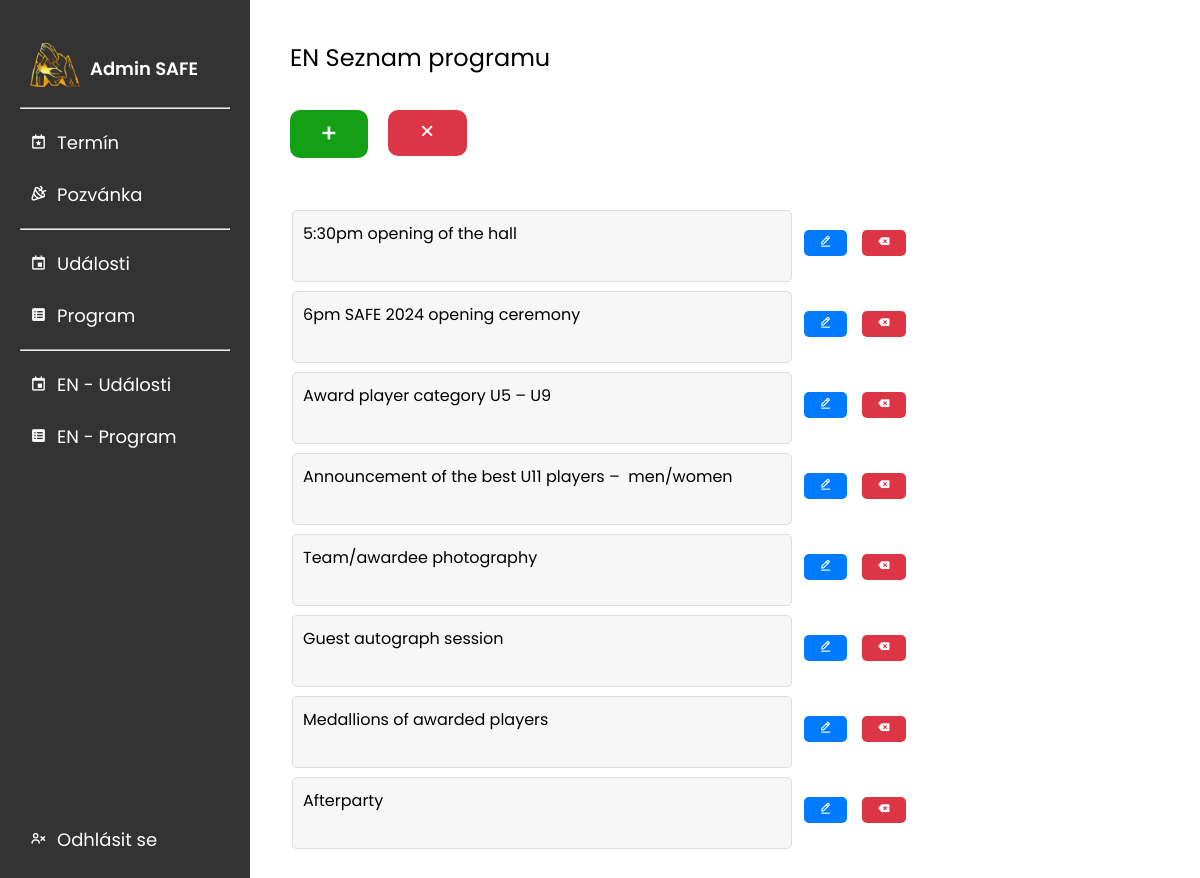
The page /admin/EN/program/index.php (signed in) on the database its author committed.
### tables this page shows
CREATE TABLE `programmeen` (
  `id` int(11) NOT NULL AUTO_INCREMENT,
  `description` text DEFAULT NULL,
  `created_at` timestamp NOT NULL DEFAULT current_timestamp(),
  PRIMARY KEY (`id`)
);

### admin/EN/program/index.php (the view, shortened to what this page needs)
<!DOCTYPE html>
<html lang="cs">
<head>
    <?php include '../../../skeleton/head.php' ?>
</head>
<body>
<?php include '../../../skeleton/headerAdmin.php' ?>
<div class="content">
    <h2>EN Seznam programu</h2><br>
    <div class="extraButtons">
        <a href="pridat/" class="addButton">+</a>
        <form method="POST" action="./" onsubmit="return confirmDeleteAll(this);">
            <button type="submit" name="delete_all_programme" class="deleteButton"><i class="bx bx-x"></i></button>
        </form>
    </div>
    <br><br>
    <?php
    $servername = "localhost";
    $username = "root";
    $password = "";
    $dbname = "mywebsite";
    $conn = new mysqli($servername, $username, $password, $dbname);
    $sql = "SELECT id, description FROM programmeen";
    $result = $conn->query($sql);
    if ($result->num_rows > 0) {
        echo "<table>";
        while ($row = $result->fetch_assoc()) {
            $row_id = $row['id'];
            echo "<tr id='row-$row_id'>";
            echo "<form method='POST' class='edit-form'>";
            echo "<td class='programmeDes'><textarea name='description' readonly>" . htmlspecialchars($row['description']) . "</textarea></td>";
            echo "<td class='action-buttons programmeButtons'>";
            echo "<button class='edit-btn' type='button' data-editing='false' onclick='toggleEdit(this, $row_id)'><i class='bx bx-edit-alt'></i></button>";
            echo "</form>";
            echo "<form method='POST' onsubmit='confirmDeleteRow(this); return false;'>";
            echo "<button class='delete-btn' type='submit'><i class='bx bxs-tag-x'></i></button>";
            echo "</form>";
            echo "</tr>";
        }
        echo "</table>";
    } else {
        echo "Žádný program není k dispozici.";
    }
    ?>
</div>
</body>
</html>

### css/style.css (style rules this page uses)
* { margin: 0; padding: 0; box-sizing: border-box; font-family: "Titan One", sans-serif; }
p, h3, h4, a, ul, li, strong, label, input::placeholder, input, select, option, i, button, textarea::placeholder { font-family: "Inter", sans-serif; }
h1, h2 { font-weight: 400 !important; }
html { scroll-behavior: smooth; }
body { display: flex; flex-direction: column; min-height: 100vh; position: relative; }
.content h2 { margin-bottom: 10px; }
.content { margin-left: 270px; padding: 20px; flex-grow: 1; }
.content h2 { padding-top: 20px; }
.addButton { font-style: none; background-color: rgb(20, 160, 20); padding: 5px 30px; border: none; border-radius: 10px; color: #fff; text-decoration: none; font-size: 25px; font-weight: 500; }
.extraButtons { display: flex; gap: 20px; }
.deleteButton { font-style: none; background-color: #dc3545; padding: 6px 28px; border: none; border-radius: 10px; color: #fff; text-decoration: none; font-size: 23px; font-weight: 500; cursor: pointer; }
.action-buttons a, .action-buttons button { display: inline-block; padding: 3px 15px; margin: 0 5px; text-decoration: none; border: none; color: #fff; background-color: #007bff; border-radius: 5px; }
.action-buttons button { margin-top: 20px; margin-left: 10px; }
.programmeButtons { display: flex; }
.action-buttons a.delete-btn, .action-buttons button.delete-btn { background-color: #dc3545; }
.edit-form { display: flex; align-items: center; width: 100%; box-sizing: border-box; flex-wrap: wrap; }
.programmeDes textarea { width: 500px; padding: 10px; font-size: 16px; border: 1px solid #ddd; border-radius: 5px; box-sizing: border-box; resize: none; }
.programmeDes textarea[name="description"]:read-only { background-color: #f7f7f7; }

### admin/EN/program/index.php (style rules this page uses)
* { font-family: "Poppins", sans-serif !important; }

### rows shown on the page
programmeen: description "5:30pm opening of the hall"
programmeen: description "6pm SAFE 2024 opening ceremony"
programmeen: description "Award player category U5 – U9"
programmeen: description "Announcement of the best U11 players – men/women"
programmeen: description "Team/awardee photography"
programmeen: description "Guest autograph session"
programmeen: description "Medallions of awarded players"
programmeen: description "Afterparty"
